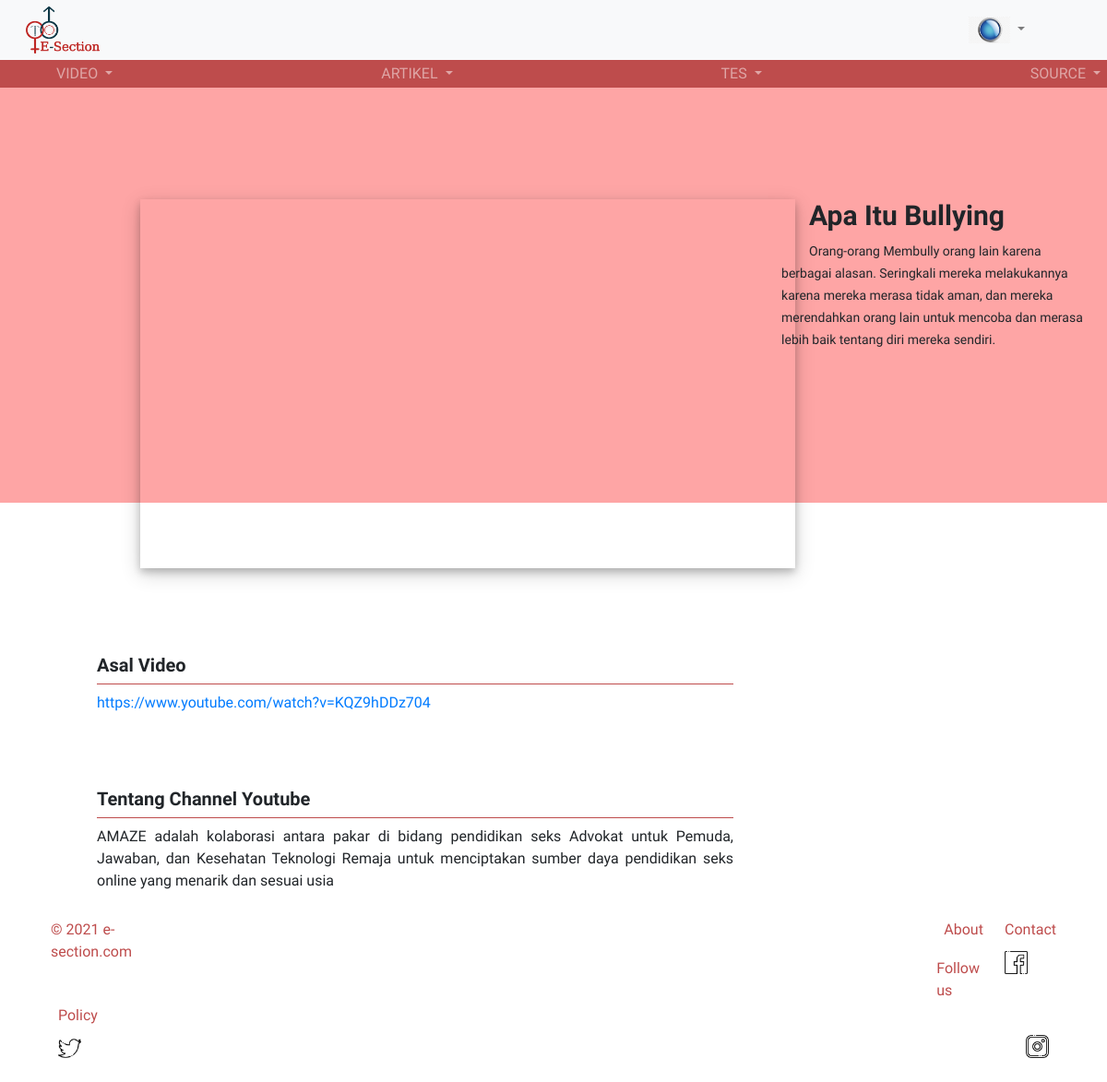
The app's page /public/C_Admin/VideoPage/22 (signed in) with its own data.
### tables this page shows
CREATE TABLE `konten` (
  `id_konten` int(11) NOT NULL,
  `id_role` int(1) NOT NULL,
  `judul` text NOT NULL,
  `source` text NOT NULL,
  `materi` text NOT NULL,
  `gambar` text NOT NULL,
  `fakta` text NOT NULL,
  `tag` varchar(30) NOT NULL
);

### app/core/Controller.php (called while the page is built, shortened)
<?php
class Controller {
	public function view ($nama_view, $data = [])
	{
		require_once '../app/views/' . $nama_view . '.php';
	}
}

### app/controllers/C_Admin.php (called while the page is built, shortened)
<?php
class C_Admin extends Controller{
	public function VideoPage($id){
		$hasil = $this->model("M_Admin")->get_video($id);
		$result = mysqli_fetch_all($hasil);
		$data['judul'] = $result[0][2];
		$data['sc'] = $result[0][3];
		$data['tentang'] = $result[0][4];
		$data['gambar'] = $result[0][5];
		$data['fakta'] = $result[0][6];
		$this->view('admin/video', $data);
	}
}
?>

### app/core/App.php (called while the page is built, shortened)
<?php
class App {
	protected $method = "index";
	protected $params = [];
	public function __construct()
	{
		$url = $this->parseURL();
		if ( file_exists('../app/controllers/' . $url[0] . '.php')) {
			unset($url[0]);
		}
		$this->controller = new $this->controller;
		if ( isset($url[1])) {
			if (method_exists($this->controller, $url[1])) {
				$this->method = $url[1];
				unset($url[1]);
			}
		}
		if ( !empty($url)) {
			$this->params = array_values($url);
		}
		call_user_func_array([$this->controller, $this->method], $this->params);
	}
	public function parseURL() {
		if (isset($_GET['url'])) {
			$url = rtrim($_GET['url'], '/');
			$url = filter_var($url, FILTER_SANITIZE_URL);
			$url = explode('/', $url);
			return $url;
		}
		else {
			$url = array("C_Auth","index");
			return $url;
		}
	}
}

### public/index.php (called while the page is built, shortened)
<?php
$app = new App;

### app/core/Database.php (called while the page is built, shortened)
<?php
class Database {
	private $host = DB_HOST;
	private $user = DB_USER;
	private $pass = DB_PASS;
	private $db_name = DB_NAME;
	private $koneksi;
	public function __construct(){
		$this->koneksi = mysqli_connect($this->host, $this->user, $this->pass, $this->db_name);
	}
	public function exec ($query){
		$this->data = mysqli_query($this->koneksi,$query);
		return $this->data;
	}
}

### app/models/M_Admin.php (called while the page is built, shortened)
<?php
class M_Admin{
	private $koneksi;
	public function __construct(){
		$this->koneksi = new Database;
	}
	public function get_video($data){
		$que = "SELECT * FROM konten WHERE id_konten='$data'";
		$hasil = $this->koneksi->exec($que);
		return $hasil;
	}
}
?>

### app/views/admin/video.php (the view)
<!DOCTYPE html>
<html lang="en">
<body style="font-family: 'Raleway', sans-serif;">
    <div class="d-flex p-2" style="height: 450px;	background-color: #FEA5A5; margin: 0px; align-items: left;">
        <div class="container" style="margin: 7% 0% 0% 5%; height: 300px; ">
            <div class="row">
                <div class="col-sm">
                    <iframe width="710" height="400" src="<?= $data['sc'];?>"
                        title="YouTube video player" frameborder="0"
                        allow="accelerometer; autoplay; clipboard-write; encrypted-media; gyroscope; picture-in-picture"
                        allowfullscreen
                        style="box-shadow: 0 4px 8px 0 rgba(0, 0, 0, 0.2), 0 6px 20px 0 rgba(0, 0, 0, 0.19);"></iframe>
                </div>
                <div class="col-sm-4" style="left: 20px;">
                    <h1 style="text-align: left; font-size: 30px; font-weight: bolder; margin-left:30px;">
                        <?= $data['judul'];?>
                    </h1>
                    <p1 style="font-size: 14px; align-items: left; margin-left:30px;">
                    <?= $data['fakta'];?>
                    </p1>
                </div>
            </div>
        </div>
    </div>
    <br>
    <div class="container" style="margin-left: 5%; margin-top: 5%;">
        <div class="container">
            <div class="row">
                <div class="col-sm-8">
                    <div style="padding-top: 5rem; text-align: justify; ">
                        <h5 style="font-weight: bolder;">Asal Video</h5>
                        <div class="dropdown-divider" style="border-color: #BE4C4C;"></div>
                        <div style=" text-align: justify; text-justify: inter-word;">
                            <a class="link" href="<?= $data['sc'];?>">
                                <?= $data['sc'];?>
                            </a>
                        </div>
                    </div>
                    <div style="padding-top: 5rem; text-align: justify; ">
                        <h5 style="font-weight: bolder;">Tentang Channel Youtube</h5>
                        <div class="dropdown-divider" style="border-color: #BE4C4C;"></div>
                        <h7><?= $data['tentang'];?> </h7>
                    </div>
                </div>
            </div>
        </div>
    </div>
</body>
</html>

### public/css/style.css (style rules this page uses)
body { margin-bottom: 0px; padding: 0px; background: white; background-size: cover; background-position: center; font-family: 'Raleway', sans-serif; height: 100vh; }

### app/views/templates/nav.php (style rules this page uses)
.d-flex { background-color: #FEA5A5; margin: 0px; align-items: left; }
.row { margin: 30px 0px 10px 0px; }
.col-sm { margin-left: 5%; margin-right: 5%; }

### records on screen
konten: judul "Apa Itu Bullying", fakta "Orang-orang Membully orang lain karena berbagai alasan. Seringkali mereka melakukannya karena mereka merasa tidak aman, dan mereka merendahkan orang lain untuk mencoba dan merasa lebih baik tentang diri mereka sendiri.", source "https://www.youtube.com/watch?v=KQZ9hDDz704", materi "AMAZE adalah kolaborasi antara pakar di bidang pendidikan seks Advokat untuk Pemuda, Jawaban, dan Kesehatan Teknologi Remaja untuk menciptakan sumber daya pendidikan seks online yang menarik dan sesuai usia"
